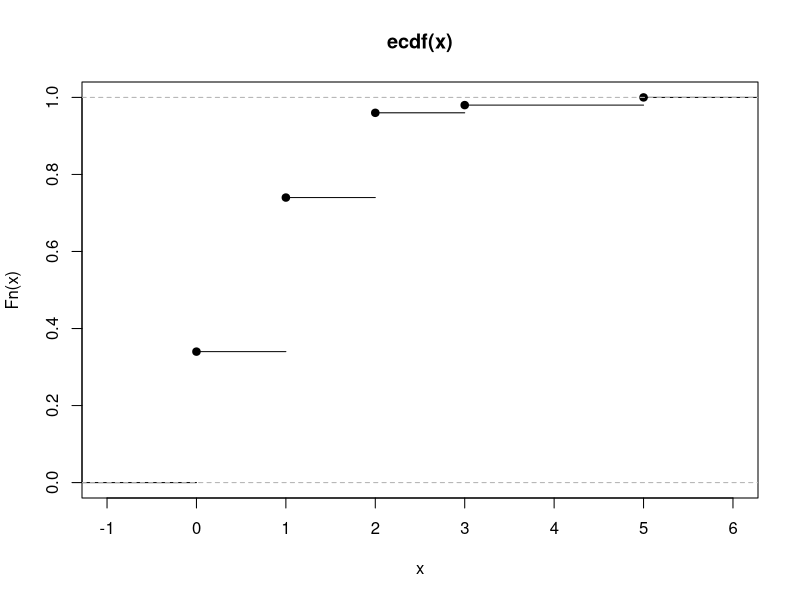
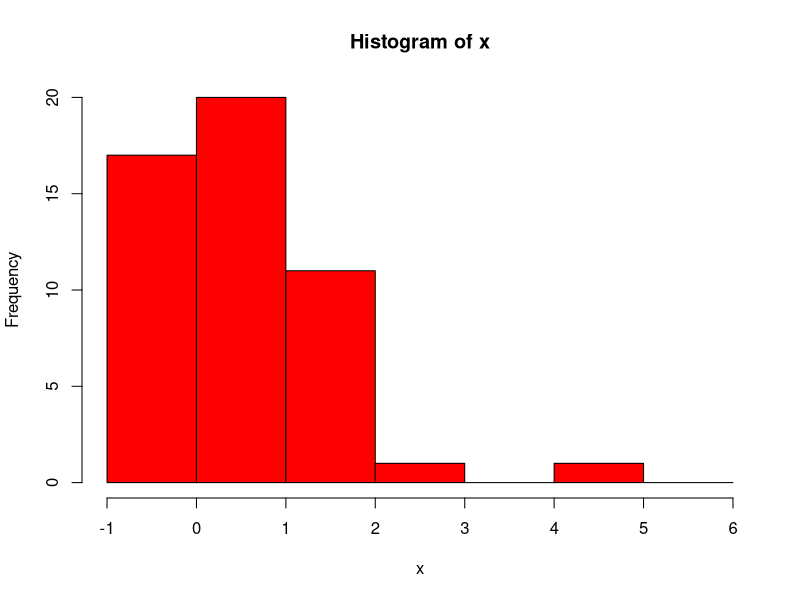

Source code (R) for these figures, in order:
#Вариант 4.
#Данные эксперимента
a1 = 0.01; a = 0.00; b = 1.40; l0 = 3.00; l1 = 1.00;
x<-c(0, 1, 1, 1, 0, 1, 0, 0, 0, 0, 2, 1, 2, 0, 2, 0, 1, 1, 0, 2, 1, 1, 1, 0, 1, 1, 2, 1, 2, 1, 2, 1, 2, 1, 2, 1, 0, 0, 1, 0, 2, 0, 0, 2, 0, 0, 1, 1, 3, 5);

################################################################
#а.1. Получим вариационный ряд
sort(x);

#a.2. Эмпириеская функция распределения, принимающая в точке x значение, 
#равное отношению числа наблюдений, меньших x, к общему числу наблюдений
empirical_function<-function(x,t){z<-x[x<t]; length(z)/length(x)};
#её график
plot(ecdf(x));

#a.3. Построим гистограмму частот от -1 до 6 с шагом 1.
#Значения попавшие на границу интерваловбудут отнесены в правый интервалл
hist(x,breaks=c(min(x-1):max(x+1)),freq=TRUE,right=TRUE,col="red");


################################################################
#b.1. Вычислим математическое ожидание
mean<-sum(x)/length(x); mean;

#b.2. Вычислим дисперсию
var<-sum(x^2)/length(x)-mean^2; var;

#b.3. Вычислим медиану
sqd<-sqrt(var);

#b.4. Вычислим асимметрию
asm<-sum((x-mean)^3)/length(x)/var^(3/2); asm;

#b.5. Вычислим эксцесс
exc<-sum((x-mean)^4)/length(x)/var^2-3; exc;

#b.6. Вычислим вероятность P(X принадлеж [a, b]
Pab<- length(x[a <= x & x <= b]) /  length(x); Pab;


################################################################
#Предположим, что исходные наблюдения являются выборкой из распределения Пуассона
#c.1. Построим оценку максимального правдоподбия параметра theta
#f(X, theta) = theta^sum(X)*exp(-theta*length(X))/sum(X!)
#ll(X,theta) = -theta*length(X)+sum(X)*ln theta - ln sum(X!)
#d/d theta [ll(X,theta)] = - length(X) + sum(X) / theta == 0
#theta_= sum(X) / length(X) = mean
theta_<-mean; theta_;

#c.2. Построим оценку theta по методу моментов


#c.3. Найдем смещение оценок


################################################################
#d. Построить асимптотический доверительный интервал уровня значимости a1 для параметра
#l на базе ОМП


################################################################
#e.1. Используя гистограмму частот, построить критерий значимости Xi^2 проверки простой 
#гипотезы согласия с распределением Пуассона с параметром l0.

#e.2. Проверить гипотезу на уровне значимости a1.

#e.3. Вычислить наибольшее значение уровня значимости, на котором еще нет оснований отвергнуть данную гипотезу.

################################################################
#f.

################################################################
#g.1 Построить наиболее мощный критерий проверки простой гипотезы пуассоновости с параметром l=l0, при альтернативе
#пуассоновости с параметром l=l1,

#g.2 Проверить гипотезу на уровне значимости a1. Что получается, если поменять местами основную и альтернативную гипотезы?


################################################################